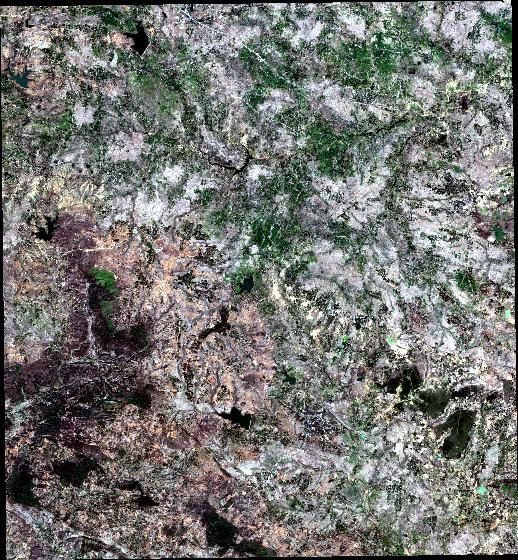
#> input picture data/02_comparison_based_on_events/event_2/compare_imgs/MON_Hasdeo_North_2022_01_slowdown.jpg, 518 x 560 px, found by its file name; its folder holds only this picture in this run
$ python main.py
#> lines starting #> are read from the running program, lines starting #| are printed output that depends on the picture
# =============================================================================
#  HASDEO FOREST — SEGMENTATION + GIF  (JPG/PNG version)
#  Detects: Dense Forest | Sparse Veg | Barren Land | Mining/Cleared | Shadow
#  GIF order: Pre-event → During → Post-event
# =============================================================================


# ██████████████████████████████████████████████████████████████████████████████
# CELL 1 — INSTALL
# ██████████████████████████████████████████████████████████████████████████████

import subprocess, sys
subprocess.check_call([sys.executable, '-m', 'pip', 'install', '-q',
    'scikit-image', 'scikit-learn', 'matplotlib',
    'numpy', 'opencv-python-headless', 'Pillow', 'pandas'])
#> (this line was passed over: subprocess is not available in this run)

import os, warnings
import numpy as np
import pandas as pd
import matplotlib.pyplot as plt
import matplotlib.patches as mpatches
import cv2
from PIL import Image, ImageDraw, ImageFont
from pathlib import Path
from sklearn.cluster import KMeans
from sklearn.preprocessing import StandardScaler
from skimage import morphology, measure
warnings.filterwarnings('ignore')

print("✅ All packages ready")


# ██████████████████████████████████████████████████████████████████████████████
# CELL 2 — ★ EDIT THIS CELL WITH YOUR FILE NAMES ★
# ██████████████████████████████████████████████████████████████████████████████

# ── Folder where your 5 images are ───────────────────────────────────────────
IMAGE_FOLDER = r'C:\Users\vijay\Desktop\Urban_Tree_Monitoring\Urban-Leaf-Health-Monitoring\scripts\02_comparison_based_on_events\event_2\segmentation\compare_imgs'

# ── Your 5 image filenames IN ORDER (pre → during → post) ────────────────────
#    Just the filename, not full path
IMAGE_FILES = [
    'MON_Hasdeo_North_2022_01_slowdown.jpg',
    'MON_Hasdeo_North_2022_02_slowdown.jpg',
    'MON_Hasdeo_North_2022_03_slowdown.jpg',
    'MON_Hasdeo_North_2022_04_slowdown.jpg',
    'MON_Hasdeo_North_2022_05_slowdown.jpg',
]

# ── Labels shown on plots and GIF frames ─────────────────────────────────────
IMAGE_LABELS = [
    'Jan 2022',
    'Feb 2022',
    'Mar 2022 - Peak Start',
    'Apr 2022 - Peak Event',
    'May 2022',
]

# ── Output folder (created automatically) ─────────────────────────────────────
OUTPUT_DIR = r'C:\Users\vijay\Desktop\Urban_Tree_Monitoring\Urban-Leaf-Health-Monitoring\scripts\02_comparison_based_on_events\event_2\segmentation\output'

# ── GIF settings ──────────────────────────────────────────────────────────────
GIF_DURATION_MS = 1200   # time per frame in ms (increase to slow down)
GIF_SIZE        = (900, 450)   # width x height of each GIF frame

print("✅ Config set")
print(f"   Looking for images in: {IMAGE_FOLDER}")


# ██████████████████████████████████████████████████████████████████████████████
# CELL 3 — LOAD + PREPROCESS IMAGES
# ██████████████████████████████████████████████████████████████████████████████

Path(OUTPUT_DIR).mkdir(parents=True, exist_ok=True)

RESIZE_TO = (512, 512)

# 5 land cover classes — designed for your forest + mining use case
N_CLASSES   = 5
CLASS_NAMES = [
    'Dense Forest',       # 0 — high VARI, dark green
    'Sparse Vegetation',  # 1 — moderate VARI, lighter green
    'Barren / Soil',      # 2 — low VARI, brownish
    'Mining / Cleared',   # 3 — very low VARI + high brightness (white/grey)
    'Shadow / Water',     # 4 — very dark
]
CLASS_COLORS = np.array([
    [0.05, 0.45, 0.05],   # 0 Dense forest   — dark green
    [0.55, 0.80, 0.20],   # 1 Sparse veg     — lime green
    [0.75, 0.55, 0.25],   # 2 Barren/soil    — brown
    [0.95, 0.85, 0.50],   # 3 Mining/cleared — pale yellow (bright exposed rock)
    [0.15, 0.20, 0.35],   # 4 Shadow/water   — dark blue-grey
])


def load_jpg_png(filepath):
    """Load jpg/png as normalised float32 RGB (H,W,3) in range 0–1."""
    img = Image.open(filepath).convert('RGB')
#> img is the input picture: PIL image 518x560 RGB; mean R, G, B 116.6, 117.5, 113.8
    arr = np.array(img).astype(np.float32) / 255.0
    return arr


def resize_rgb(rgb, size=RESIZE_TO):
#> called with size = (512, 512)
    img_u8  = (rgb * 255).astype(np.uint8)
    resized = cv2.resize(img_u8, size, interpolation=cv2.INTER_LANCZOS4)
    return resized.astype(np.float32) / 255.0


def compute_indices(rgb):
    """RGB-based vegetation + brightness indices."""
    R, G, B = rgb[:,:,0], rgb[:,:,1], rgb[:,:,2]
    eps = 1e-7

    # Vegetation greenness
    vari  = np.clip((G - R) / (G + R - B + eps), -1, 1)
    ngrdi = np.clip((G - R) / (G + R + eps), -1, 1)
    exg   = np.clip(2*G - R - B, -1, 1)

    # Brightness — mining areas are very bright (whitish grey)
    brightness = (R + G + B) / 3.0

    # Redness — bare soil tends to be redder than mining rubble
    redness = np.clip((R - G) / (R + G + eps), -1, 1)
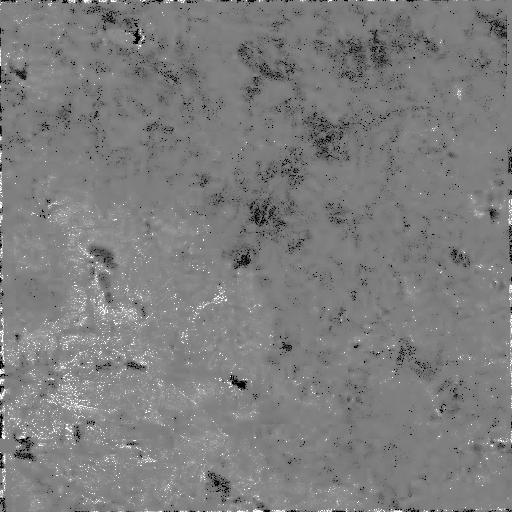
#> redness: shape (512, 512) float32; min -1, max 1, mean -0.0109; drawn with min black and max white

    return {
        'VARI'      : vari,
        'NGRDI'     : ngrdi,
        'ExG'       : exg,
        'brightness': brightness,
        'redness'   : redness,
    }


# ── Load all 5 images ─────────────────────────────────────────────────────────
print("Loading images...\n")
images = []
for i, fname in enumerate(IMAGE_FILES):
    fpath = Path(IMAGE_FOLDER) / fname
    if not fpath.exists():
        print(f"  ❌ NOT FOUND — check filename: {fpath}")
        print(f"     Files in folder: {[f.name for f in Path(IMAGE_FOLDER).glob('*.jpg')][:10]}")
        continue
    rgb     = load_jpg_png(fpath)
    rgb_rs  = resize_rgb(rgb)
    indices = compute_indices(rgb_rs)
#> indices = 5 items
    images.append({
        'path'   : fpath,
        'label'  : IMAGE_LABELS[i],
        'rgb'    : rgb_rs,
        'idx'    : indices,
        'order'  : i,
    })
    print(f"  ✓ [{i+1}/5] {IMAGE_LABELS[i]:<28}  "
          f"VARI={indices['VARI'].mean():.3f}  "
          f"Bright={indices['brightness'].mean():.3f}")
#|   ✓ [1/5] Jan 2022                      VARI=0.018  Bright=0.455

print(f"\n✅ {len(images)}/5 images loaded")
if len(images) == 0:
    raise SystemExit("\n❌ No images loaded — fix IMAGE_FOLDER and IMAGE_FILES in CELL 2 then rerun")
if len(images) < len(IMAGE_FILES):
    print("\n⚠  Some images missing — continuing with loaded images only")


# ██████████████████████████████████████████████████████████████████████████████
# CELL 4 — SEGMENTATION (K-Means, 5 classes)
# ██████████████████████████████████████████████████████████████████████████████

def segment_image(rgb, idx):
    """
    K-Means on 7 features:
      R, G, B, VARI, NGRDI, brightness, redness
    Classes sorted so:
      0 = densest forest (highest VARI)
      4 = darkest (shadow/water)
    Mining detected by high brightness + low VARI.
    """
    H, W = rgb.shape[:2]

    feat = np.stack([
        rgb[:,:,0],
        rgb[:,:,1],
        rgb[:,:,2],
        idx['VARI'],
        idx['NGRDI'],
        idx['brightness'],
        idx['redness'],
    ], axis=2).reshape(-1, 7)

    valid  = ~np.any(np.isnan(feat) | np.isinf(feat), axis=1)
    feat_v = feat[valid]

    scaler   = StandardScaler()
    feat_s   = scaler.fit_transform(feat_v)

    km = KMeans(n_clusters=N_CLASSES, random_state=42, n_init=15, max_iter=400)
    raw = km.fit_predict(feat_s)

    # Map back to 2D
    flat = np.full(H * W, -1, dtype=int)
    flat[valid] = raw
    label_img   = flat.reshape(H, W)

    # Sort clusters:
    # primary key = mean VARI descending (most green → least green)
    # secondary   = brightness for splitting barren vs mining
    vari_f  = idx['VARI'].ravel()
    brit_f  = idx['brightness'].ravel()

    c_vari  = np.array([vari_f[valid][raw == k].mean()  for k in range(N_CLASSES)])
    c_brit  = np.array([brit_f[valid][raw == k].mean()  for k in range(N_CLASSES)])

    # Sort by VARI descending; break ties by brightness
    sort_key = c_vari - 0.3 * c_brit   # penalise high brightness (mining pushes down)
    order    = np.argsort(sort_key)[::-1]  # 0=most veg, 4=least

    remap     = {old: new for new, old in enumerate(order)}
    sorted_lm = np.vectorize(lambda x: remap.get(x, -1))(label_img)

    # Stats
    total_v = valid.sum()
    stats = {}
    for c in range(N_CLASSES):
        px = (sorted_lm == c).sum()
        stats[c] = {
            'name'  : CLASS_NAMES[c],
            'pixels': px,
            'pct'   : px / total_v * 100 if total_v > 0 else 0,
        }

    return sorted_lm, stats


print("Running segmentation on all images...\n")
for img in images:
    seg, stats = segment_image(img['rgb'], img['idx'])
    img['seg']   = seg
    img['stats'] = stats
    print(f"[{img['label']}]")
    for c in range(N_CLASSES):
        s   = stats[c]
        bar = '█' * int(s['pct'] / 3)
        col = ['🟢','🟡','🟤','⬜','🔵'][c]
        print(f"  {col} {CLASS_NAMES[c]:<22}: {s['pct']:5.1f}%  {bar}")
    print()

print("✅ Segmentation complete")


# ██████████████████████████████████████████████████████████████████████████████
# CELL 5 — SEGMENTATION FIGURE (all 5 images, 3 rows: RGB / Seg / Stats)
# ██████████████████████████████████████████████████████████████████████████████

n   = len(images)
fig = plt.figure(figsize=(n * 3.8, 11), facecolor='#0d1117')
gs  = fig.add_gridspec(3, n, hspace=0.35, wspace=0.08,
                        top=0.93, bottom=0.06, left=0.04, right=0.97)

fig.suptitle(
    'Hasdeo Arand Forest — Land Cover Segmentation\n'
    'Dense Forest  |  Sparse Veg  |  Barren  |  Mining/Cleared  |  Shadow/Water',
    fontsize=13, color='white', fontweight='bold'
)

legend_patches = [
    mpatches.Patch(color=CLASS_COLORS[c], label=CLASS_NAMES[c])
    for c in range(N_CLASSES)
]

for i, img in enumerate(images):

    # ── Row 0: Original RGB ───────────────────────────────────────────────────
    ax0 = fig.add_subplot(gs[0, i])
    ax0.imshow(img['rgb'])
    ax0.set_title(img['label'], fontsize=8.5, color='white',
                  fontweight='bold', pad=4)
    ax0.axis('off')
    # Phase badge
    phase_map = {0:'PRE', 1:'PRE', 2:'EVENT', 3:'PEAK', 4:'POST'}
    badge_col = {'PRE':'#2196F3','EVENT':'#FF9800','PEAK':'#f44336','POST':'#4CAF50'}
    ph  = phase_map.get(i, '')
    col = badge_col.get(ph, '#555')
    ax0.text(0.02, 0.96, ph, transform=ax0.transAxes,
             fontsize=7, color='white', fontweight='bold',
             bbox=dict(fc=col, ec='none', pad=2, alpha=0.9),
             va='top')

    # ── Row 1: Segmentation map ───────────────────────────────────────────────
    ax1 = fig.add_subplot(gs[1, i])
    seg_vis = CLASS_COLORS[np.clip(img['seg'], 0, N_CLASSES-1)]
    ax1.imshow(seg_vis)
    ax1.set_title('Land Cover Map', fontsize=7.5, color='#aaa', pad=3)
    ax1.axis('off')

    # ── Row 2: Horizontal bar chart ───────────────────────────────────────────
    ax2 = fig.add_subplot(gs[2, i])
    ax2.set_facecolor('#1a1f2e')
    vals  = [img['stats'][c]['pct'] for c in range(N_CLASSES)]
    cols  = [CLASS_COLORS[c] for c in range(N_CLASSES)]
    names = [CLASS_NAMES[c].replace(' / ', '/') for c in range(N_CLASSES)]
    bars  = ax2.barh(names, vals, color=cols, edgecolor='none', height=0.6)
    for bar, v in zip(bars, vals):
        if v > 2:
            ax2.text(v + 0.5, bar.get_y() + bar.get_height()/2,
                     f'{v:.1f}%', va='center', fontsize=6.5, color='white')
    ax2.set_xlim(0, 105)
    ax2.tick_params(colors='#ccc', labelsize=6.5)
    ax2.set_xlabel('% area', fontsize=6.5, color='#aaa')
    for sp in ax2.spines.values(): sp.set_visible(False)
#> this loop made 1 pass
#> pass 1, `seg_vis = CLASS_COLORS[np.clip(img['seg'], 0, N_CLASSES-1)]`:
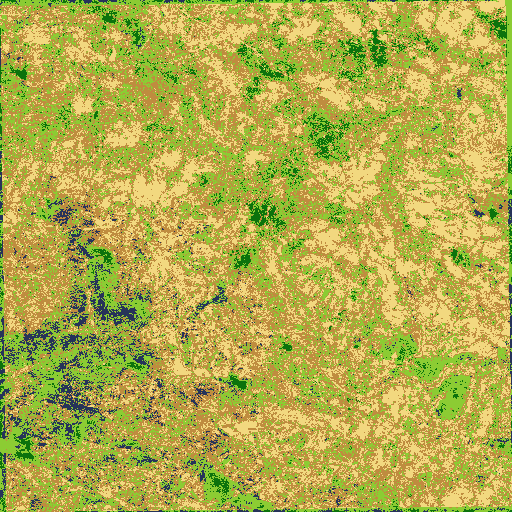
#> seg_vis: shape (512, 512, 3) float64; mean of channels 0, 1, 2 0.699, 0.68, 0.299; drawn as R, G, B

fig.legend(handles=legend_patches, loc='lower center', ncol=5,
           fontsize=8, framealpha=0.15, facecolor='#1a1f2e',
           edgecolor='none', labelcolor='white',
           bbox_to_anchor=(0.5, 0.005))

out = f'{OUTPUT_DIR}/01_segmentation_all_phases.png'
plt.savefig(out, dpi=150, bbox_inches='tight', facecolor='#0d1117')
plt.show()
print(f"✅ Saved → {out}")


# ██████████████████████████████████████████████████████████████████████████████
# CELL 6 — CHANGE TREND PLOTS
# ██████████████████████████████████████████████████████████████████████████████

labels      = [img['label'] for img in images]
forest_pct  = [img['stats'][0]['pct'] for img in images]
sparse_pct  = [img['stats'][1]['pct'] for img in images]
barren_pct  = [img['stats'][2]['pct'] for img in images]
mining_pct  = [img['stats'][3]['pct'] for img in images]
shadow_pct  = [img['stats'][4]['pct'] for img in images]
vari_means  = [img['idx']['VARI'].mean() for img in images]
x           = np.arange(len(images))

fig, axes = plt.subplots(1, 3, figsize=(16, 5), facecolor='#0d1117')
fig.suptitle('Hasdeo Forest — Vegetation & Degradation Change  (Pre → Peak → Post)',
             fontsize=13, color='white', fontweight='bold')

# ── Plot 1: Stacked area ──────────────────────────────────────────────────────
ax = axes[0]
ax.set_facecolor('#1a1f2e')
ax.stackplot(x, forest_pct, sparse_pct, barren_pct, mining_pct, shadow_pct,
             labels=CLASS_NAMES,
             colors=[CLASS_COLORS[c] for c in range(N_CLASSES)],
             alpha=0.88)
ax.set_xticks(x)
ax.set_xticklabels([l.replace(' ', '\n') for l in labels], fontsize=7, color='white')
ax.set_ylabel('% Area', color='white')
ax.set_title('Land Cover Composition Over Time', color='white', fontsize=10)
ax.legend(loc='upper right', fontsize=6.5, facecolor='#1a1f2e',
          edgecolor='none', labelcolor='white')
ax.tick_params(colors='white')
for sp in ax.spines.values(): sp.set_color('#444')

# ── Plot 2: Forest vs Mining vs Barren lines ──────────────────────────────────
ax2 = axes[1]
ax2.set_facecolor('#1a1f2e')
ax2.plot(x, forest_pct, 'o-', color='#4CAF50', lw=2.5, ms=8, label='Dense Forest %')
ax2.plot(x, barren_pct, 's-', color='#8D6E63', lw=2.5, ms=8, label='Barren %')
ax2.plot(x, mining_pct, '^-', color='#FFD54F', lw=2.5, ms=8, label='Mining/Cleared %')
for xi, yi in zip(x, forest_pct):
    ax2.text(xi, yi+0.8, f'{yi:.1f}', ha='center', fontsize=7, color='#4CAF50')
for xi, yi in zip(x, mining_pct):
    ax2.text(xi, yi+0.8, f'{yi:.1f}', ha='center', fontsize=7, color='#FFD54F')
# Shade peak event
ax2.axvspan(2.8, 3.2, alpha=0.25, color='red', label='Peak event')
ax2.set_xticks(x)
ax2.set_xticklabels([l.replace(' ', '\n') for l in labels], fontsize=7, color='white')
ax2.set_ylabel('% Area', color='white')
ax2.set_title('Forest vs Mining vs Barren', color='white', fontsize=10)
ax2.legend(fontsize=7, facecolor='#1a1f2e', edgecolor='none', labelcolor='white')
ax2.tick_params(colors='white')
for sp in ax2.spines.values(): sp.set_color('#444')

# ── Plot 3: VARI vegetation index ─────────────────────────────────────────────
ax3 = axes[2]
ax3.set_facecolor('#1a1f2e')
bar_colors = ['#2196F3','#2196F3','#FF9800','#f44336','#4CAF50']
bars = ax3.bar(x, vari_means, color=bar_colors[:len(images)], edgecolor='none', width=0.6)
for bar, v in zip(bars, vari_means):
    ax3.text(bar.get_x() + bar.get_width()/2, v + 0.002,
             f'{v:.4f}', ha='center', va='bottom', fontsize=8, color='white')
ax3.plot(x, vari_means, 'o--', color='white', lw=1.5, ms=5, alpha=0.6)
ax3.set_xticks(x)
ax3.set_xticklabels([l.replace(' ', '\n') for l in labels], fontsize=7, color='white')
ax3.set_ylabel('Mean VARI', color='white')
ax3.set_title('VARI Vegetation Index\n(higher = more green)', color='white', fontsize=10)
ax3.tick_params(colors='white')
for sp in ax3.spines.values(): sp.set_color('#444')

plt.tight_layout()
out = f'{OUTPUT_DIR}/02_change_trends.png'
plt.savefig(out, dpi=150, bbox_inches='tight', facecolor='#0d1117')
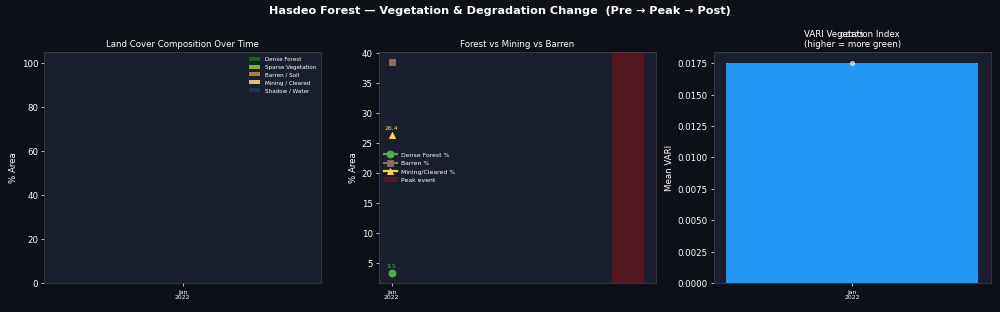
#> figure drawn by matplotlib, 3 panels
plt.show()
print(f"✅ Saved → {out}")


# ██████████████████████████████████████████████████████████████████████████████
# CELL 7 — BUILD AND SAVE 3 GIFs
#   gif_01_rgb.gif        — raw RGB timeline
#   gif_02_segmented.gif  — segmentation maps
#   gif_03_combined.gif   — RGB + seg side by side  ← best one
# ██████████████████████████████████████████████████████████████████████████████

PHASE_BADGES = {
    0: ('JAN 2022',        '#FF9800'),
    1: ('FEB 2022',        '#FF9800'),
    2: ('MAR 2022 - PEAK', '#f44336'),
    3: ('APR 2022 - PEAK', '#f44336'),
    4: ('MAY 2022',        '#FF9800'),
}

def arr_to_pil(arr_float, size):
    """Float32 RGB (0-1) → PIL image resized to size (W,H)."""
    u8 = (np.clip(arr_float, 0, 1) * 255).astype(np.uint8)
    return Image.fromarray(u8).resize(size, Image.LANCZOS)


# [7 lines left out: function draw_label, not called in this run]


def make_combined_frame(img, order_idx, frame_size=(900, 450)):
    """One GIF frame: left=RGB, right=segmentation, with overlays."""
    W, H   = frame_size
    half   = W // 2
    pad    = 2

    # Left: RGB
    rgb_pil = arr_to_pil(img['rgb'], (half - pad, H - 40))
    # Right: segmentation
    seg_arr = CLASS_COLORS[np.clip(img['seg'], 0, N_CLASSES-1)]
    seg_pil = arr_to_pil(seg_arr, (half - pad, H - 40))

    # Canvas
    canvas = Image.new('RGB', (W, H), (13, 17, 23))

    # Header bar
    header = Image.new('RGB', (W, 40), (20, 26, 48))
    canvas.paste(header, (0, 0))

    # Paste images
    canvas.paste(rgb_pil, (0, 40))
    canvas.paste(seg_pil, (half + pad, 40))

    draw = ImageDraw.Draw(canvas)

    # Vertical divider
    draw.line([(half, 0), (half, H)], fill=(60, 70, 100), width=2)

    # Header text
    badge_text, badge_col = PHASE_BADGES.get(order_idx, ('', '#555'))
    draw.rectangle([8, 8, 110, 32], fill=badge_col)
    draw.text((12, 10), badge_text, fill='white')
    draw.text((120, 10), img['label'], fill=(220, 220, 220))
    draw.text((half + 10, 10), 'Land Cover Segmentation', fill=(180, 180, 200))

    # Panel labels
    draw.text((6, 44), 'Original Image', fill=(150, 180, 150))
    draw.text((half + 6, 44), 'Classified Map', fill=(150, 180, 210))

    # Stats overlay bottom-left
    stats_y = H - (N_CLASSES * 17) - 8
    draw.rectangle([0, stats_y - 4, 195, H], fill=(10, 12, 20))
    for c in range(N_CLASSES):
        col_box = tuple((CLASS_COLORS[c] * 255).astype(int))
        pct     = img['stats'][c]['pct']
        draw.rectangle([6, stats_y, 16, stats_y+12], fill=col_box)
        draw.text((20, stats_y - 1), f"{CLASS_NAMES[c][:16]}: {pct:.1f}%",
                  fill=(210, 210, 210))
        stats_y += 17

    # Legend bottom-right (seg panel)
    leg_x = half + 8
    leg_y = H - (N_CLASSES * 17) - 8
    draw.rectangle([leg_x - 4, leg_y - 4, W - 2, H], fill=(10, 12, 20))
    for c in range(N_CLASSES):
        col_box = tuple((CLASS_COLORS[c] * 255).astype(int))
        draw.rectangle([leg_x, leg_y, leg_x+14, leg_y+12], fill=col_box)
        draw.text((leg_x + 18, leg_y - 1), CLASS_NAMES[c], fill=(210, 210, 210))
        leg_y += 17

    return canvas


def make_rgb_frame(img, order_idx, size=(900, 450)):
    canvas = Image.new('RGB', size, (13, 17, 23))
    rgb_pil = arr_to_pil(img['rgb'], (size[0], size[1] - 40))
    canvas.paste(rgb_pil, (0, 40))
    header = Image.new('RGB', (size[0], 40), (20, 26, 48))
    canvas.paste(header, (0, 0))
    draw = ImageDraw.Draw(canvas)
    badge_text, badge_col = PHASE_BADGES.get(order_idx, ('', '#555'))
    draw.rectangle([8, 8, 110, 32], fill=badge_col)
    draw.text((12, 10), badge_text, fill='white')
    draw.text((120, 10), img['label'], fill=(220, 220, 220))
    return canvas


def make_seg_frame(img, order_idx, size=(900, 450)):
    canvas = Image.new('RGB', size, (13, 17, 23))
    seg_arr = CLASS_COLORS[np.clip(img['seg'], 0, N_CLASSES-1)]
    seg_pil = arr_to_pil(seg_arr, (size[0], size[1] - 40))
    canvas.paste(seg_pil, (0, 40))
    header = Image.new('RGB', (size[0], 40), (20, 26, 48))
    canvas.paste(header, (0, 0))
    draw = ImageDraw.Draw(canvas)
    badge_text, badge_col = PHASE_BADGES.get(order_idx, ('', '#555'))
    draw.rectangle([8, 8, 110, 32], fill=badge_col)
    draw.text((12, 10), badge_text, fill='white')
    draw.text((120, 10), f"{img['label']} — Segmented", fill=(220, 220, 220))
    return canvas


# ── Build frames ──────────────────────────────────────────────────────────────
print("Building GIF frames...\n")
frames_combined = []
frames_rgb      = []
frames_seg      = []

for i, img in enumerate(images):
    frames_combined.append(make_combined_frame(img, i, GIF_SIZE))
    frames_rgb.append(make_rgb_frame(img, i, GIF_SIZE))
    frames_seg.append(make_seg_frame(img, i, GIF_SIZE))
    print(f"  ✓ Frame {i+1}/5: {img['label']}")
#> this loop made 1 pass
#> pass 1, in make_combined_frame, `rgb_pil = arr_to_pil(img['rgb'], (half - pad, H - 40))`:
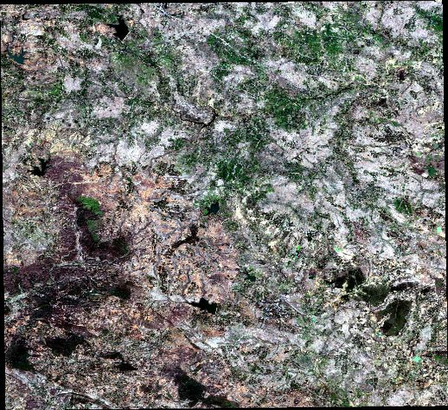
#> rgb_pil: PIL image 448x410 RGB; mean R, G, B 116.7, 117.6, 113.9
#> pass 1, in make_combined_frame, `seg_pil = arr_to_pil(seg_arr, (half - pad, H - 40))`:
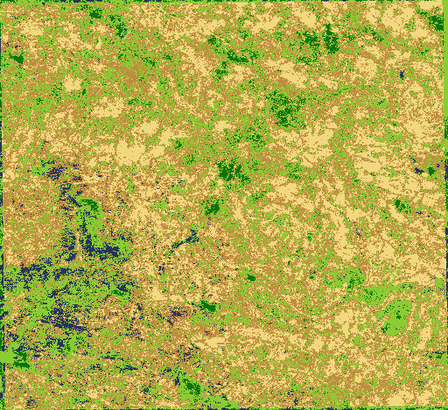
#> seg_pil: PIL image 448x410 RGB; mean R, G, B 177.9, 173.2, 75.9
#> pass 1, in make_combined_frame, `canvas = Image.new('RGB', (W, H), (13, 17, 23))`:
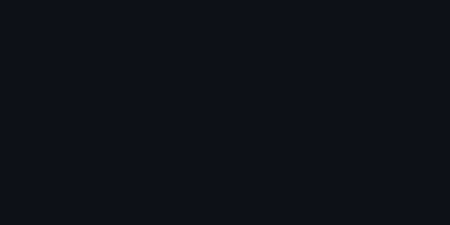
#> canvas: PIL image 900x450 RGB (shown at 1/2 size); mean R, G, B 13, 17, 23

# ── Save GIFs ─────────────────────────────────────────────────────────────────
def save_gif(frames, path, duration=GIF_DURATION_MS):
#> called with duration = 1200
    frames[0].save(
        path, save_all=True, append_images=frames[1:],
        duration=duration, loop=0, optimize=False,
    )
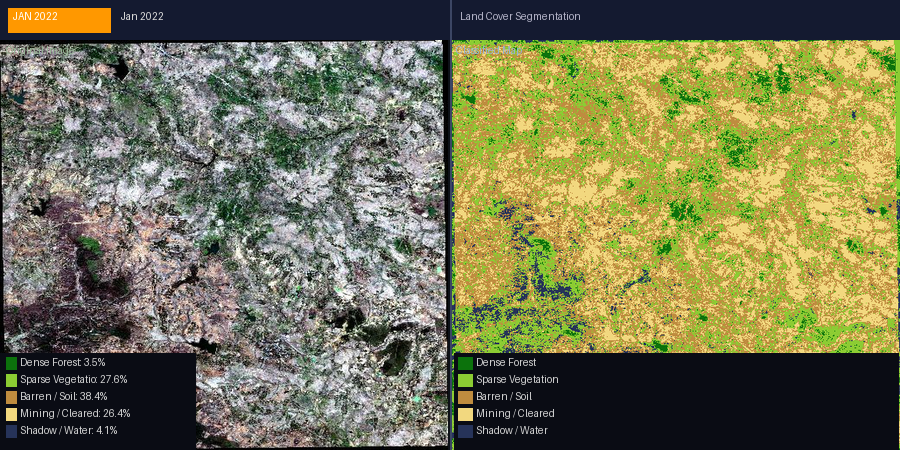
#> saved as gif_03_combined.gif: PIL image 900x450 RGB; mean R, G, B 117, 116.5, 82.7
#> (the run stopped early here; a loop or call above may not have finished)
